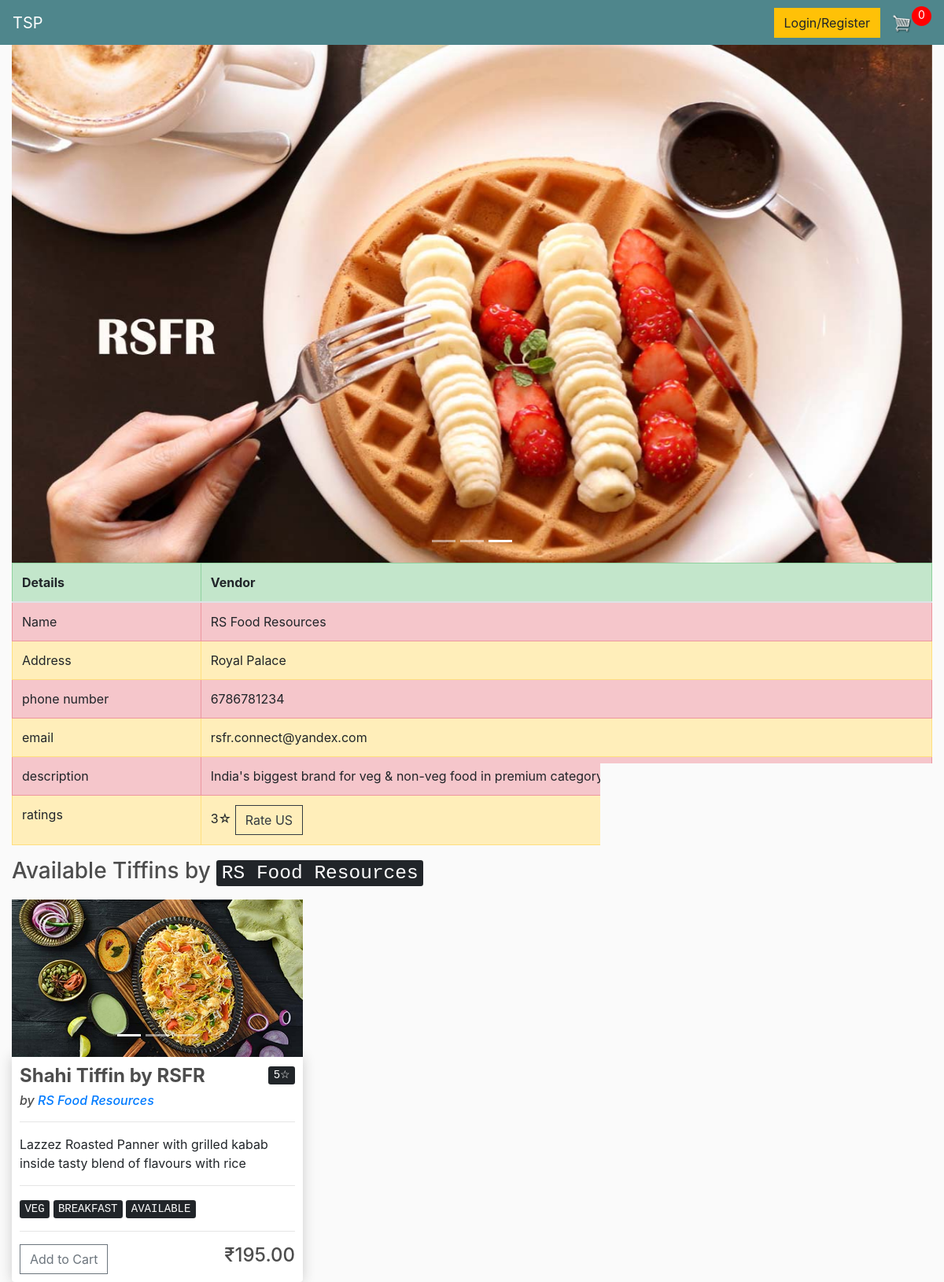
Screenshot of /vendor/1/ with the database file from the repository.
### TiffinServicePool/models.py (models this page shows, shortened)
class Vendor(models.Model):
    user = models.OneToOneField(User, on_delete=models.CASCADE, null=True, blank=True)
    name = models.CharField(max_length=200, null=True)
    email = models.CharField(max_length=200, null=True, unique=True)
    phone = models.CharField(max_length=10, null=True, blank=True)
    address = models.ForeignKey(ShippingAddress, on_delete=models.SET_NULL, blank=True, null=True)
    description = models.CharField(max_length=500, null=True, blank=True)
    photo1 = models.ImageField(null= True, blank=True)
    photo2 = models.ImageField(null=True, blank=True)
    photo3 = models.ImageField(null=True, blank=True)
    @property
    def getPhoto1(self):
        try:
            url = self.photo1.url
        except:
            url = ''
        return url
    @property
    def getPhoto2(self):
        try:
            url = self.photo2.url
        except:
            url = ''
        return url
    @property
    def getPhoto3(self):
        try:
            url = self.photo3.url
        except:
            url = ''
        return url
    @property
    def rating(self):
        customerRatings = self.ratingbycoustomeronvendor_set.all()
        totalRatings = 0
        for cr in customerRatings:
            totalRatings += cr.rating
        try:
            AvgRating = totalRatings // len(customerRatings)
        except:
            AvgRating = 0
        if (AvgRating > 5):
            AvgRating = 5
        return AvgRating

class ShippingAddress(models.Model):
    address = models.CharField(max_length=200, null=True)
    city = models.CharField(max_length=200, null=True)
    state = models.CharField(max_length=200, null=True)
    zipcode = models.CharField(max_length=200, null=True)
    date_added = models.DateTimeField(auto_now_add=True)
    def __str__(self):
        return self.city

class RatingByCoustomerOnVendor(models.Model):
    vendor = models.ForeignKey(Vendor, on_delete=models.SET_NULL, blank=True, null=True)
    customer = models.ForeignKey(Customer, on_delete=models.SET_NULL, blank=True, null=True)
    rating = models.IntegerField(
        choices=Rating,
        default=0
    )

class Tiffin(models.Model):
    vendor = models.ForeignKey(Vendor, on_delete=models.SET_NULL, null=True, blank=True)
    name = models.CharField(max_length=200, null=True)
    price = models.DecimalField(max_digits=7, decimal_places=2)
    photo1 = models.ImageField(null=True, blank=True)
    photo2 = models.ImageField(null=True, blank=True)
    photo3 = models.ImageField(null=True, blank=True)
    tiffinType = models.CharField(
        max_length=10,
        choices=TiffinType,
        default='3'
    )
    description = models.CharField(max_length=500, null=True, blank=True)
    veg = models.BooleanField(default=True, null=True, blank=False)
    available = models.BooleanField(default=True, null=True, blank=False)
    def __str__(self):
        return self.name
    @property
    def getPhoto1(self):
        try:
            url = self.photo1.url
        except:
            url = ''
        return url
    @property
    def getPhoto2(self):
        try:
            url = self.photo2.url
        except:
            url = ''
        return url
    @property
    def getPhoto3(self):
        try:
            url = self.photo3.url
        except:
            url = ''
        return url
    @property
    def getDietType(self):
        if self.veg:
            return "VEG"
        else:
            return "NON-VEG"
    @property
    def getAvailability(self):
        if self.available:
            return "AVAILABLE"
        else:
            return "UNAVAILABLE"
    @property
    def rating(self):
        customerRatings = self.ratingbycoustomerontiffin_set.all()
        totalRatings = 0
        for cr in customerRatings:
            totalRatings += cr.rating
        try:
            AvgRating = totalRatings // len(customerRatings)
        except:
            AvgRating = 0
        if (AvgRating > 5):
            AvgRating = 5
        return AvgRating

class RatingByCoustomerOnTiffin(models.Model):
    tiffin = models.ForeignKey(Tiffin, on_delete= models.SET_NULL, blank= True, null= True)
    customer = models.ForeignKey(Customer, on_delete= models.SET_NULL, blank= True, null=True)
    rating = models.IntegerField(
        choices=Rating,
        default=0
    )

### vendor/views.py (the view)
# urls.py: path('vendor/', include('vendor.urls')),
def vendor(request, vid):
    data = cartData(request)
    cart_items = data['cart_items']
    try:
        vendorObj = Vendor.objects.get(id=vid)
    except:
        return redirect('/')
    tiffins = vendorObj.tiffin_set.all()
    print(tiffins)
    context = {
        'cart_items': cart_items,
        'tiffins': tiffins,
        'vendor': vendorObj
    }
    return render(request, 'vendor/vendor.html', context)

### TiffinServicePool/utils.py (called while the page is built, shortened)
def CookieCart(request):
        try:
            cart = json.loads(request.COOKIES['cart'])
        except:
            cart={}
        print('Cart:',cart)
        items = []
        order = {'get_cart_total':0, 'get_cart_items':0}
        cart_items = order['get_cart_items']
        return {'items':items, 'order':order, 'cart_items':cart_items}

def cartData(request):
    if request.user.is_authenticated:
        customer = request.user.customer
        order, created = Order.objects.get_or_create(customer=customer, complete=False)
        items = order.orderitem_set.all()
        cart_items = order.get_cart_items
    else:
        CookieData = CookieCart(request)
        items = CookieData['items']
        order = CookieData['order']
        cart_items = CookieData['cart_items']
    return {'items':items, 'order':order, 'cart_items':cart_items}

### templates/vendor/vendor.html (shortened to what this page needs)
{% extends 'TiffinServicePool/main.html' %}
{% load static %}
{% block content %}
        <div class="row">
            <div class="col-md-12">
                <div class="carousel slide" id="carousel-274460">
                    <ol class="carousel-indicators">
                        <li data-slide-to="0" data-target="#carousel-274460">
                        </li>
                        <li data-slide-to="1" data-target="#carousel-274460">
                        </li>
                        <li data-slide-to="2" data-target="#carousel-274460" class="active">
                        </li>
                    </ol>
                    <div class="carousel-inner">
                        <div class="carousel-item active">
                            <img class="d-block w-100" alt="Carousel Bootstrap Third" src="{{vendor.getPhoto3}}" />
                        </div>
                    </div>
                </div>
            </div>
        </div>
            <div class="row">
                <div class="col-md-12">
                    <table class="table table-bordered table-hover">
                        <thead>
                            <tr class="table-success">
                                <th>
                                    Details
                                </th>
                                <th>
                                    Vendor
                                </th>
                            </tr>
                        </thead>
                        <tbody>
                            <tr class="table-danger">
                                <td>
                                    Name
                                </td>
                                <td>
                                    {{vendor.name}}
                                </td>
                            </tr>
                            <tr class="table-warning">
                                <td>
                                    Address
                                </td>
                                <td>
                                    {{vendor.address}}
                                </td>
                            </tr>
                            <tr class="table-danger">
                                <td>
                                    phone number
                                </td>
                                <td>
                                    {{vendor.phone}}
                                </td>
                            </tr>
                            <tr class="table-warning">
                                <td>
                                    email
                                </td>
                                <td>
                                    {{vendor.email}}
                                </td>
                            </tr>
                            <tr class="table-danger">
                                <td>
                                    description
                                </td>
                                <td>
                                    {{vendor.description}}
                                </td>
                            </tr>
                            <tr class="table-warning">
                                <td>
                                    ratings
                                </td>
                                <td>
                                    {{ vendor.rating }}&#9734; <a href="/rating/v/{{vendor.id}}" class="btn btn-outline-dark">Rate US</a>
                                </td>
                            </tr>
                        </tbody>
                    </table>
                </div>
            </div>
        <div class="row">
            <div class="col-md-12">
                <h3>
                    Available Tiffins by <kbd>{{ vendor.name }}<kbd>
                </h3>
            </div>
        </div>
        <div class="row">
                {% for tiffin in tiffins %}
                <div class="col-lg-4">
                        <div id="carouselExampleIndicators" class="carousel slide" data-ride="carousel">
                          <ol class="carousel-indicators">
                            <li data-target="#carouselExampleIndicators" data-slide-to="0" class="active"></li>
                            <li data-target="#carouselExampleIndicators" data-slide-to="1"></li>
                            <li data-target="#carouselExampleIndicators" data-slide-to="2"></li>
                          </ol>
                          <div class="carousel-inner">
                            <div class="carousel-item active">
                              <img class="thumbnail" src="{{tiffin.getPhoto1}}" alt="First slide">
                            </div>
                          </div>
                        </div>
                        <div class="box-element product">
                            <p style="display: inline-block; float: right"><kbd>{{tiffin.rating}}&#9734;</kbd></p>
                                <h4><strong>{{tiffin.name}}</strong> </h4>
                                <h6><i>by <a href="vendor/{{tiffin.vendor.id}}">{{tiffin.vendor.name}}</a></i></h6>
                                <hr>
                                <p>{{tiffin.description}}</p>
                                <hr>
                                <p><kbd>{{ tiffin.getDietType }}</kbd> <kbd>{{ tiffin.tiffinType }}</kbd> <kbd>{{ tiffin.getAvailability }}</kbd></p>
                                <hr>
                                <button data-tiffin="{{tiffin.id}}" data-action="add" class="btn btn-outline-secondary add-btn update-cart">Add to Cart</button>
                                <h4 style="display: inline-block; float: right">₹{{tiffin.price|floatformat:2}}</h4>
                        </div>
                </div>
                {% endfor %}
        </div>
{% endblock content %}

### static/css/main.css (style rules this page uses)
body { background-color: hsl(0, 0%, 98%); }
h1,h2,h3,h4,h5,h6 { color:hsl(0, 0%, 30%); }
.box-element { box-shadow:hsl(0, 0%, 80%) 0 0 16px; background-color: #fff; border-radius: 4px; padding: 10px; }
.thumbnail { width: 100%; height: 200px; -webkit-box-shadow: -1px -3px 5px -2px rgba(214,214,214,1); -moz-box-shadow: -1px -3px 5px -2px rgba(214,214,214,1); box-shadow: -1px -3px 5px -2px rgba(214,214,214,1); }
.product { border-radius: 0 0 4px 4px; }
.col-lg-4, .col-lg-6, .col-lg-8, .col-lg-12 { margin-top: 10px; }
.btn { border-radius: 0; }

### rows the page displays
Vendor: getPhoto3 (picture), name "RS Food Resources", address "Royal Palace", phone "6786781234", email "rsfr.connect@yandex.com", description "India's biggest brand for veg & non-veg food in premium category", rating "3"
Tiffin: getPhoto1 (picture), rating "5", name "Shahi Tiffin by RSFR", vendor.name "RS Food Resources", description "Lazzez Roasted Panner with grilled kabab inside tasty blend of flavours with rice", getDietType "VEG", tiffinType "BREAKFAST", getAvailability "AVAILABLE", price "195.00"

### other values shown
{{ cart_items }} "0"
